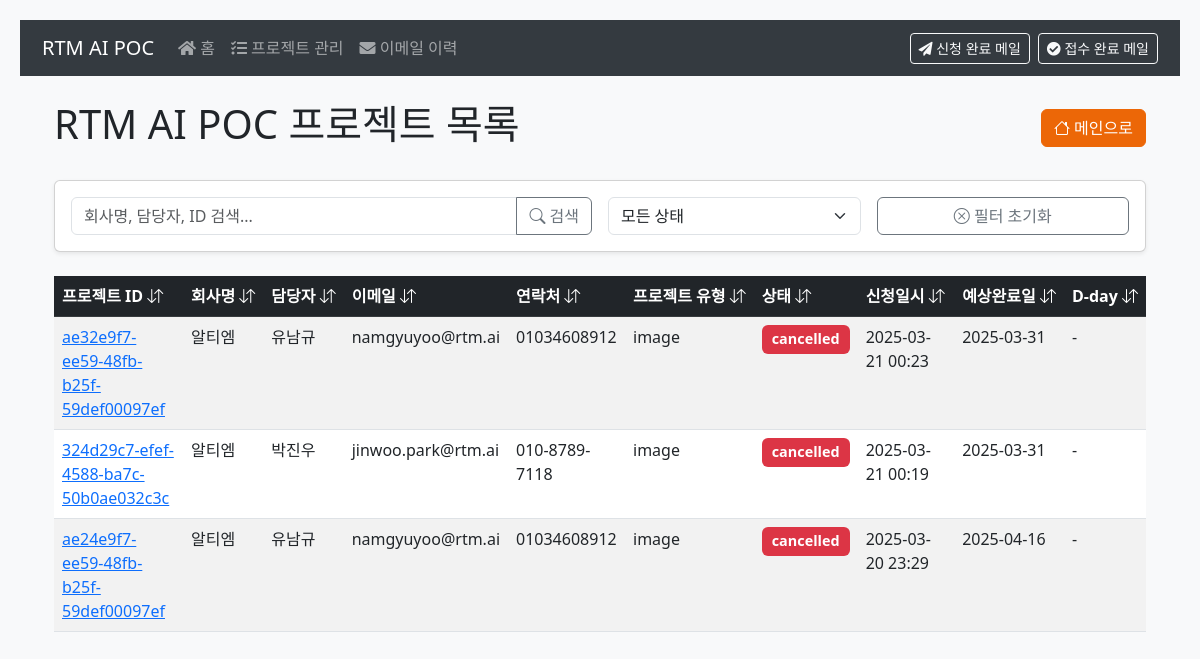
The app's page /projects with its own data.
### app/models.py (models this page shows, shortened)
class Project(db.Model):
    id = db.Column(db.String(20), primary_key=True)
    name = db.Column(db.String(100), nullable=False)
    company = db.Column(db.String(100), nullable=False)
    email = db.Column(db.String(120), nullable=False)
    phone = db.Column(db.String(20), nullable=False)
    project_type = db.Column(db.String(50), nullable=False)
    purpose = db.Column(db.Text, nullable=True)
    project_url = db.Column(db.String(200))
    status = db.Column(db.Enum(ProjectStatus), nullable=False, default=ProjectStatus.APPLICATION_COMPLETE)
    created_at = db.Column(db.DateTime, nullable=False, default=utcnow_to_korea)
    expected_report_date = db.Column(db.DateTime)
    cancel_reason = db.Column(db.Text)
    report_file = db.Column(db.String(200))  # 리포트 파일 경로

### app/routes.py (the view)
@bp.route('/projects')
def projects():
    try:
        projects = Project.query.order_by(Project.created_at.desc()).all()
        logging.info(f"Found {len(projects)} projects")
        for project in projects:
            if project.created_at:
                project.created_at = project.created_at.replace(tzinfo=None)
            if project.expected_report_date:
                project.expected_report_date = project.expected_report_date.replace(tzinfo=None)
        today = datetime.now().date()
        return render_template('projects.html', projects=projects, today=today)
    except Exception as e:
        logging.error(f"Error in projects route: {str(e)}")
        return render_template('projects.html', projects=[])

### app/templates/projects.html (shortened to what this page needs)
{% extends "base.html" %}
{% block content %}
<div class="container mt-4">
    <div class="d-flex justify-content-between align-items-center mb-4">
        <h1>RTM AI POC 프로젝트 목록</h1>
        <a href="/" class="btn btn-primary">
            <i class="bi bi-house"></i> 메인으로
        </a>
    </div>
    <div class="card mb-4">
        <div class="card-body">
            <div class="row g-3">
                <div class="col-md-6">
                    <div class="input-group">
                        <input type="text" id="searchInput" class="form-control" placeholder="회사명, 담당자, ID 검색...">
                        <button class="btn btn-outline-secondary" type="button" onclick="applyFilters()">
                            <i class="bi bi-search"></i> 검색
                        </button>
                    </div>
                </div>
                <div class="col-md-3">
                    <select id="statusFilter" class="form-select" onchange="applyFilters()">
                        <option value="">모든 상태</option>
                    </select>
                </div>
                <div class="col-md-3">
                    <button class="btn btn-outline-secondary w-100" onclick="resetFilters()">
                        <i class="bi bi-x-circle"></i> 필터 초기화
                    </button>
                </div>
            </div>
        </div>
    </div>
    <div class="table-responsive">
        <table class="table table-striped table-hover" id="projectsTable">
            <thead class="table-dark">
                <tr>
                    <th onclick="sortTable(0)">프로젝트 ID <i class="bi bi-arrow-down-up"></i></th>
                    <th onclick="sortTable(1)">회사명 <i class="bi bi-arrow-down-up"></i></th>
                    <th onclick="sortTable(2)">담당자 <i class="bi bi-arrow-down-up"></i></th>
                    <th onclick="sortTable(3)">이메일 <i class="bi bi-arrow-down-up"></i></th>
                    <th onclick="sortTable(4)">연락처 <i class="bi bi-arrow-down-up"></i></th>
                    <th onclick="sortTable(5)">프로젝트 유형 <i class="bi bi-arrow-down-up"></i></th>
                    <th onclick="sortTable(6)">상태 <i class="bi bi-arrow-down-up"></i></th>
                    <th onclick="sortTable(7)">신청일시 <i class="bi bi-arrow-down-up"></i></th>
                    <th onclick="sortTable(8)">예상완료일 <i class="bi bi-arrow-down-up"></i></th>
                    <th onclick="sortTable(9)">D-day <i class="bi bi-arrow-down-up"></i></th>
                </tr>
            </thead>
            <tbody>
                {% for project in projects %}
                <tr>
                    <td>
                        <a href="{{ url_for('main.project_detail', project_id=project.id) }}">{{ project.id }}</a>
                    </td>
                    <td>{{ project.company }}</td>
                    <td>{{ project.name }}</td>
                    <td>{{ project.email }}</td>
                    <td>{{ project.phone }}</td>
                    <td>{{ project.project_type }}</td>
                    <td>
                        <span class="badge {% if project.status.value == 'application_complete' %}bg-primary
                            {% elif project.status.value == 'reception_complete' %}bg-info
                            {% elif project.status.value == 'poc_in_progress' %}bg-warning text-dark
                            {% elif project.status.value == 'delayed' %}bg-warning
                            {% elif project.status.value == 'poc_complete' %}bg-success
                            {% elif project.status.value == 'cancelled' %}bg-danger
                            {% endif %}">
                            {{ project.status.value }}
                        </span>
                    </td>
                    <td>{{ project.created_at.strftime('%Y-%m-%d %H:%M') if project.created_at else '-' }}</td>
                    <td>{{ project.expected_report_date.strftime('%Y-%m-%d') if project.expected_report_date else '-' }}</td>
                    <td>
                        {% if project.expected_report_date and project.status.value not in ['cancelled', 'poc_complete'] %}
                            {% set days_left = (project.expected_report_date.date() - today).days %}
                            <span class="badge {% if days_left < 0 %}bg-danger
                                {% elif days_left <= 3 %}bg-warning text-dark
                                {% elif days_left <= 7 %}bg-info
                                {% else %}bg-success{% endif %}">
                                {% if days_left < 0 %}
                                    D+{{ days_left|abs }}
                                {% elif days_left == 0 %}
                                    D-day
                                {% else %}
                                    D-{{ days_left }}
                                {% endif %}
                            </span>
                        {% else %}
                            -
                        {% endif %}
                    </td>
                </tr>
                {% else %}
                <tr>
                    <td colspan="10" class="text-center">등록된 프로젝트가 없습니다.</td>
                </tr>
                {% endfor %}
            </tbody>
        </table>
    </div>
</div>
{% endblock %}

### app/templates/base.html (style rules this page uses)
body { background-color: #f8f9fa; padding: 20px; }
.btn-primary { background-color: #ec6707; border-color: #ec6707; }

### app/templates/projects.html (style rules this page uses)
.table th { white-space: nowrap; cursor: pointer; position: relative; }
.badge { font-size: 0.9em; padding: 0.5em 0.7em; }
.card { box-shadow: 0 0.125rem 0.25rem rgba(0, 0, 0, 0.075); }
#projectsTable { margin-bottom: 0; }

### records on screen
Project: id "ae32e9f7-ee59-48fb-b25f-59def00097ef", company "알티엠", name "유남규", email "namgyuyoo@rtm.ai", phone "01034608912", project_type "image", status.value "cancelled", created_at "2025-03-21 00:23", expected_report_date "2025-03-31"
Project: id "324d29c7-efef-4588-ba7c-50b0ae032c3c", company "알티엠", name "박진우", email "jinwoo.park@rtm.ai", phone "010-8789-7118", project_type "image", status.value "cancelled", created_at "2025-03-21 00:19", expected_report_date "2025-03-31"
Project: id "ae24e9f7-ee59-48fb-b25f-59def00097ef", company "알티엠", name "유남규", email "namgyuyoo@rtm.ai", phone "01034608912", project_type "image", status.value "cancelled", created_at "2025-03-20 23:29", expected_report_date "2025-04-16"
